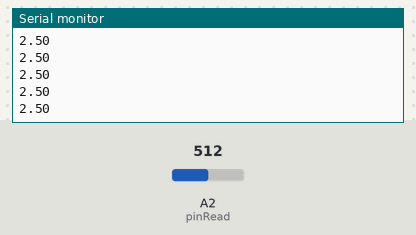
Bench run of a sketch on a simulated Arduino Uno, built with avr-gcc and run on an emulated ATmega328P. Shown: the last lines printed to the serial monitor. Inputs (shaded band) come from the test bench; at power-on: A2 (pinRead) = 512.

Above: at 1.2 s.
1.3 s: A2 (pinRead) set to 716
At 1.56 s:
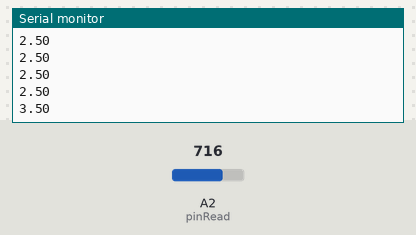
2.8 s: A2 (pinRead) set to 900
At 2.96 s:
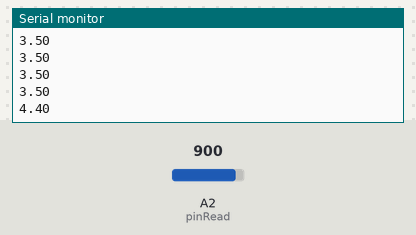
Timing chart, 0 to 5.8 s (numbered marks = the images above; inputs shaded):
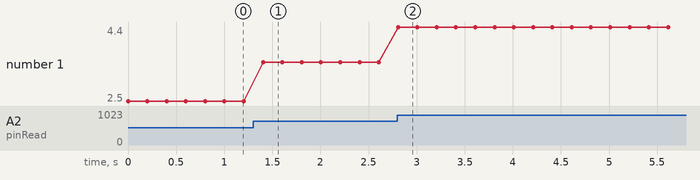

The sketch:

potentiometers.ino
```cpp
  int pinRead=A2;
  int delayTime=200;
  int Pmeter;
  float V2;

 void setup() {

  pinMode(pinRead,INPUT);
  Serial.begin(9600);
}

void loop() {

  Pmeter=analogRead(pinRead);
  V2=(5./1023.)*Pmeter;
  Serial.println(V2);
  delay(delayTime);
}
```

Measured:
- after the input at 1.3 s, the serial monitor: prints a new line after 0.10 s (image 1)
- after the input at 2.8 s, the serial monitor: prints a new line at once (image 2)
- plotted number 1: 2.5 → 3.5 after the input at 1.3 s, 3.5 → 4.4 after the input at 2.8 s
